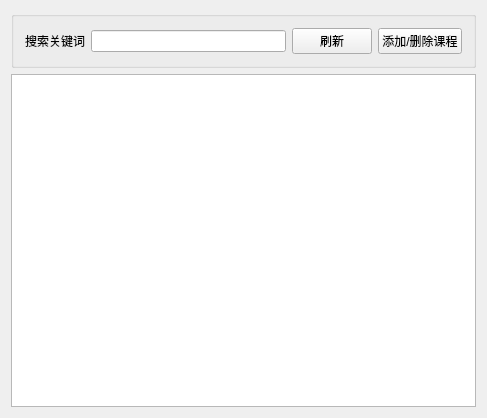
<?xml version="1.0" encoding="UTF-8"?>
<ui version="4.0">
 <class>te_myclass</class>
 <widget class="QWidget" name="te_myclass">
  <property name="geometry">
   <rect>
    <x>0</x>
    <y>0</y>
    <width>487</width>
    <height>418</height>
   </rect>
  </property>
  <property name="windowTitle">
   <string>te_myclass</string>
  </property>
  <layout class="QGridLayout" name="gridLayout">
   <item row="0" column="0">
    <widget class="QGroupBox" name="groupBox">
     <property name="title">
      <string/>
     </property>
     <layout class="QHBoxLayout" name="horizontalLayout">
      <item>
       <widget class="QLabel" name="label">
        <property name="text">
         <string>搜索关键词</string>
        </property>
       </widget>
      </item>
      <item>
       <widget class="QLineEdit" name="lineEdit"/>
      </item>
      <item>
       <widget class="QPushButton" name="updatebtn">
        <property name="text">
         <string>刷新</string>
        </property>
       </widget>
      </item>
      <item>
       <widget class="QPushButton" name="insertbtn">
        <property name="text">
         <string>添加/删除课程</string>
        </property>
       </widget>
      </item>
     </layout>
    </widget>
   </item>
   <item row="1" column="0">
    <widget class="QTableView" name="tableView"/>
   </item>
  </layout>
 </widget>
 <layoutdefault spacing="6" margin="11"/>
 <resources/>
 <connections/>
</ui>
